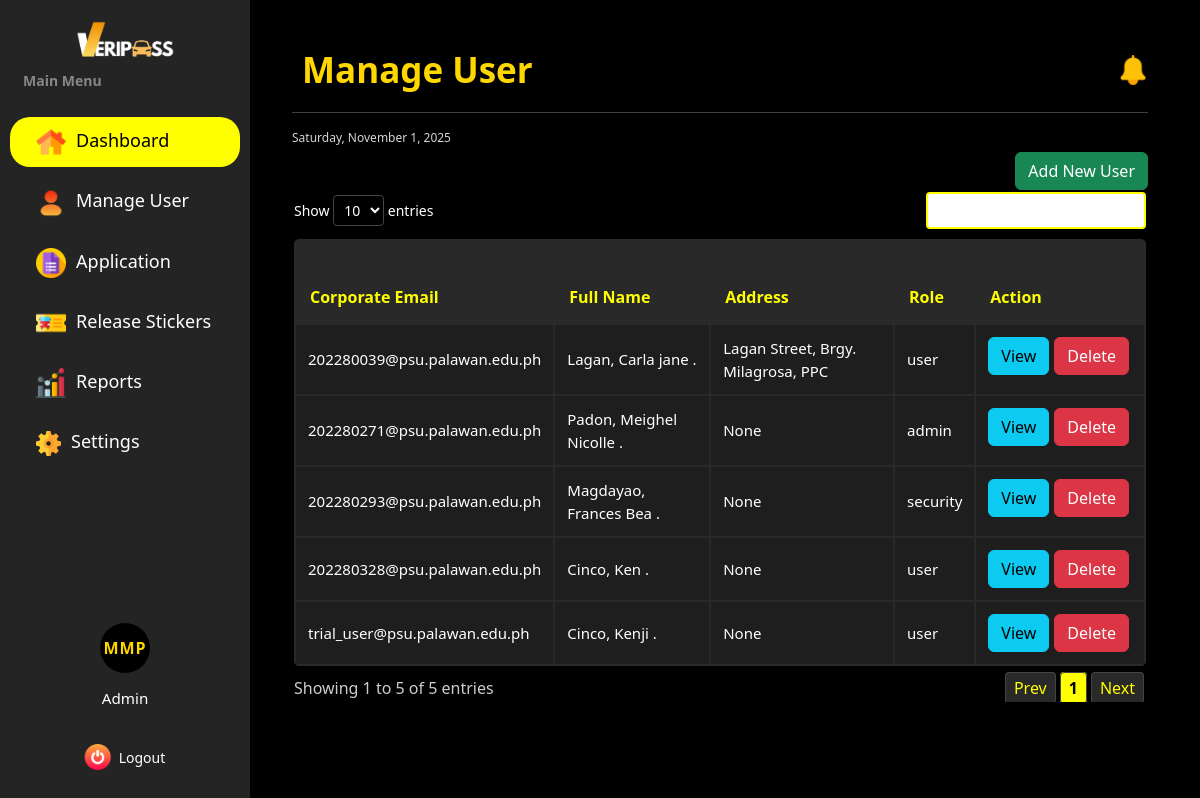
Page /dashboard/admin/manage_users/ (signed in) on the earlier database version.
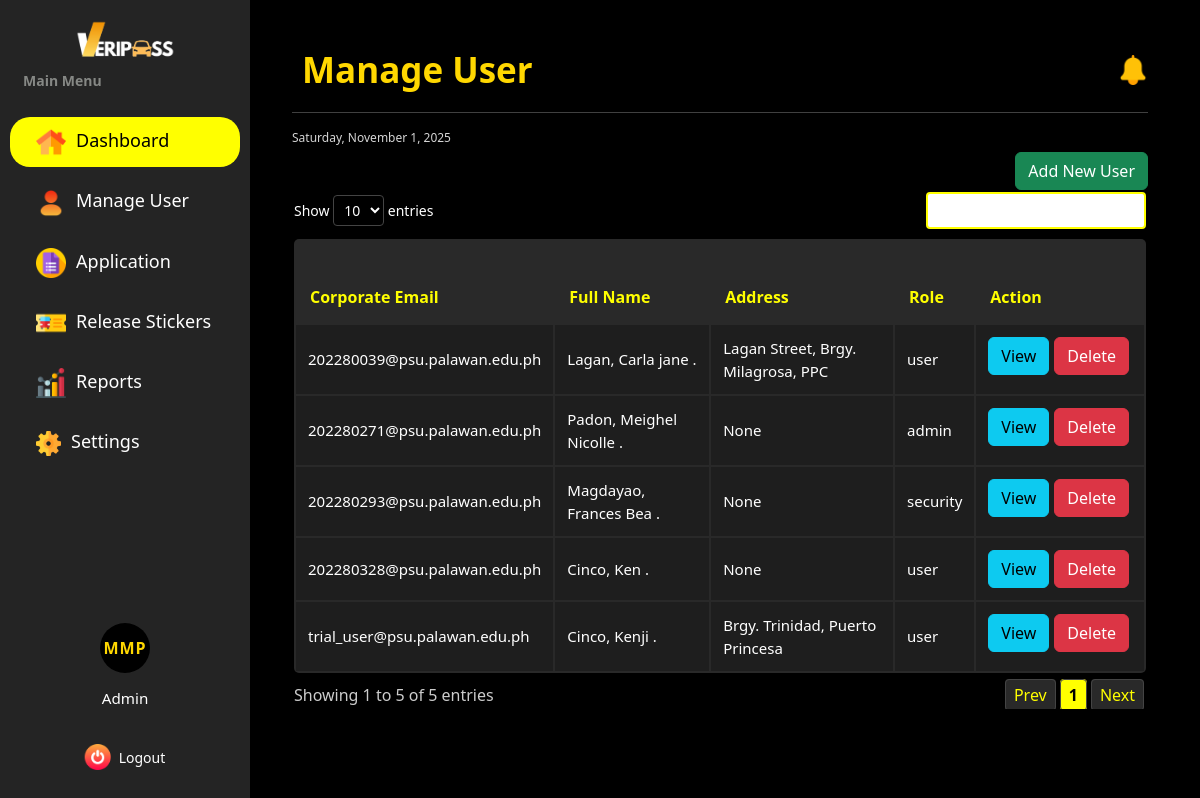
Same page on the later database version.
### vehicle_pass/models.py (models this page shows, shortened)
class BaseModel(models.Model):
    created_at = models.DateTimeField(auto_now_add=True, db_index=True)
    updated_at = models.DateTimeField(auto_now=True)
    class Meta:
        abstract = True

class UserProfile(BaseModel):
    ROLE_CHOICES = [('user', 'User'),
        ('security', 'Security'),
        ('admin', 'Admin')
        ]
    SCHOOL_ROLE_CHOICES = [('student', 'Student'),
                           ('faculty & staff', 'Faculty and Staff'),
                           ('university official', 'University Official')
    ]
    COLLEGE_CHOICES = [('CAD', 'College of Architecture and Design'),
                       ('CAH', 'College of Arts and Humanities'),
                       ('CBA', 'College of Business and Accountancy'),
                       ('CCJE', 'College of Criminal Justice and Education'),
                       ('CoE', 'College of Engineering'),
                       ('CHTM', 'College of Hospitality Management and Tourism'),
                       ('CNHS', 'College of Nursing and Health Sciences'),
                       ('CS', 'College of Sciences'),
                       ('CTE', 'College of Teacher Education'),
    ]
    YEAR_LEVEL_CHOICES = [('first year', 'First Year'),
                          ('second year', 'Second Year'),
                          ('third year', 'Third Year'),
                          ('fourth year', 'Fourth year'),
                          ('fifth year', 'Fifth Year')
    ]
    OFFICE_CHOICES = [
        ('university president', 'University President'),
        ('university president coa', 'University President COA'),
        ('office of the university secretary', 'Office of the University Secretary'),
        ('legal office', 'Legal Office (Data Privacy Office)'),
        ('planning and development office', 'Planning and Development Office'),
        ('office of the internal audit services', 'Office of the Internal Audit Services (QMS)'),
        ('public information office', 'Public Information Office'),
        ('alumni affairs office', 'Alumni Affairs Office'),
        ('academic council', 'Academic Council'),
        ('administrative council', 'Administrative Council'),
        ('research and extension council', 'Research and Extension Council'),
        ('management committee', 'Management Committee'),
        ('university ethics committee', 'University Ethics Committee'),
        ('gender and development office', 'Gender and Development Office'),
        ('international affairs and linkages office', 'International Affairs and Linkages Office'),
        ('office of the vice president for finance and administration', 'Office of the Vice President for Finance and Administration'),
        ('bids and awards committee', 'Bids and Awards Committee'),
        ('administrative management office', 'Administrative Management Office'),
        ('records archives management office', 'Records Archives Management Office'),
        ('human resource management office', 'Human Resource Management Office'),
        ('faculty and staff development unit', 'Faculty and Staff Development Unit'),
        ('health services office', 'Health Services Office'),
        ('management information system information office', 'Management Information System Information Office'),
        ('security office', 'Security Office'),
        ('supply and property management office', 'Supply and Property Management Office'),
        ('disaster risk reduction and management office', 'Disaster Risk Reduction and Management Office'),
        ('project management office', 'Project Management Office'),
        ('general services office', 'General Services Office'),
        ('utility and environmental management office', 'Utility and Environmental Management Office'),
        ('motorpool office', 'Motorpool Office'),
        ('finance management service offices (cfo)', 'Finance Management Service Offices (CFO)'),
        ('accounting office', 'Accounting Office'),
        ('processing unit', 'Processing Unit'),
        ('student accounts & assessment', 'Student Accounts & Assessment'),
        ('financial reporting', 'Financial Reporting'),
        ('budget office', 'Budget Office'),
        ('production services/income generating projects office', 'Production Services/Income Generating Projects Office'),
        ('production', 'Production'),
        ('sifma', 'SIFMA'),
        ('university bookstore', 'University Bookstore'),
        ('auxiliary services - canteen', 'Auxiliary Services - Canteen'),
        ('auxiliary services - hostel', 'Auxiliary Services - Hostel'),
        ('auxiliary services - dormitory', 'Auxiliary Services - Dormitory'),
        ('university printing press', 'University Printing Press'),
        ('procurement office', 'Procurement Office'),
        ('cashiers office', 'Cashier’s Office'),
        ('office of the vice president for research, development and extension', 'Office of the Vice President for Research, Development and Extension'),
        ('university research office', 'University Research Office'),
        ('university extension service office', 'University Extension Service Office'),
        ('intellectual property and technology transfer office', 'Intellectual Property and Technology Transfer Office'),
        ('palawan studies center', 'Palawan Studies Center'),
        ('center for strategy policy and governance', 'Center for Strategy Policy and Governance'),
        ('panrehiyong iv-b sentro ng wikang pilipino', 'Panrehiyong IV-B Sentro ng Wikang Pilipino'),
        ('marine science research center', 'Marine Science Research Center'),
        ('palawan international technology business incubator & startup hub office', 'Palawan International Technology Business Incubator & Startup Hub Office'),
        ('office of the vice president for academic affairs', 'Office of the Vice President for Academic Affairs'),
        ('office of the eteeap', 'Office of the ETEEAP'),
        ('office of the university registrar', 'Office of the University Registrar'),
        ('university quality assurance center', 'University Quality Assurance Center'),
        ('office of the university sports', 'Office of the University Sports'),
        ('office of the curriculum & instructional materials development', 'Office of the Curriculum & Instructional Materials Development'),
        ('office of the student affairs and services', 'Office of the Student Affairs and Services'),
        ('social and cultural affairs (psu band, psu dance troupe, psu singers)', 'Social and Cultural Affairs (PSU Band, PSU Dance Troupe, PSU Singers)'),
        ('office of the university library', 'Office of the University Library'),
        ('psu museum', 'PSU Museum'),
    ]
    WORKPLACE_CHOICES = OFFICE_CHOICES + COLLEGE_CHOICES
    corporate_email = models.EmailField(max_length=50, unique=True)
    password = models.CharField(max_length=128)
    contact = models.CharField(max_length=14)
    lastname = models.CharField(max_length=25)
    firstname = models.CharField(max_length=50)
    middlename = models.CharField(max_length=25, blank=True, null=True)
    suffix = models.CharField(max_length=5, blank=True, null=True)
    address = models.CharField(max_length=100, blank=True, null=True)
    dl_number = models.CharField(max_length=25)
    college = models.CharField(max_length=100, choices=COLLEGE_CHOICES ,blank=True, null=True)
    program = models.CharField(max_length=100, blank=True, null=True)
    year_level = models.CharField(max_length=40, choices=YEAR_LEVEL_CHOICES, blank=True, null=True)
    father_name = models.CharField(max_length=100, blank=True, null=True)
    father_contact = models.CharField(max_length=14, blank=True, null=True)
    father_address = models.CharField(max_length=150, blank=True, null=True)
    mother_name = models.CharField(max_length=100, blank=True, null=True)
    mother_contact =models.CharField(max_length=14, blank=True, null=True)
    mother_address = models.CharField(max_length=150, blank=True, null=True)
    guardian_name = models.CharField(max_length=100, blank=True, null=True)
    guardian_contact = models.CharField(max_length=14, blank=True, null=True)
    guardian_address = models.CharField(max_length=150, blank=True, null=True)
    position = models.CharField(max_length=50, blank=True, null=True)
    workplace = models.CharField(max_length=150, choices=WORKPLACE_CHOICES, blank=True, null=True)
    role = models.CharField(max_length=20, choices=ROLE_CHOICES, default='user', null=True)
    school_role = models.CharField(max_length=20, choices=SCHOOL_ROLE_CHOICES, null=True, blank=True)

### vehicle_pass/views.py (the view)
# urls.py: path("dashboard/admin/manage_users/", AdminViewUser.as_view(), name="admin_manage_user"),
class AdminViewUser(CustomLoginRequiredMixin, ListView):
    model = UserProfile
    context_object_name = "users"
    template_name = 'Admin/Admin_Manage_User.html'
    paginate_by = 20

### vehicle_pass/authentication.py (called while the page is built)
    def dispatch(self, request, *args, **kwargs):
        if not request.session.get("user_id"): #overrides the django dispatch
            return redirect("login")  #redirect to login if no active on session
        request.user_profile = get_object_or_404(UserProfile, id=request.session["user_id"])
        return super().dispatch(request, *args, **kwargs)

### vehicle_pass/context_processors.py (called while the page is built)
def admin_user_context(request):
    profile = None
    user_id = request.session.get('user_id')
    if user_id:
        profile = UserProfile.objects.filter(id=user_id).first()
    return {'profile': profile}

def default_user_context(request):
    profile = None
    user_id = request.session.get('user_id')
    if user_id:
        profile = UserProfile.objects.filter(id=user_id).first()
    return {'profile': profile}

def security_user_context(request):
    profile = None
    user_id = request.session.get('user_id')
    if user_id:
        profile = UserProfile.objects.filter(id=user_id).first()
    return {'profile': profile}

### templates/Admin/Admin_Manage_User.html (shortened to what this page needs)
{% extends "includes/admin_sidebar.html" %}
{% load static %}
{% block extra_css %}
<link rel="stylesheet" href="{% static 'css/admin-dashboard-style.css' %}">
<link rel="stylesheet" href="{% static 'css/sidebar.css' %}">
<link rel="stylesheet"href="https://cdn.datatables.net/responsive/2.4.1/css/responsive.dataTables.min.css">
{% endblock %}
{% block content %}
<div class="dashboard-wrapper d-flex">
    <div class="main-content flex-grow-1 ms-uto">
        <div class="container-fluid py-1">
            <div class="d-flex justify-content-between align-items-center">
                <h2 class="title mb-3 mb-md-0">Manage User</h2>
                <div class="d-flex align-items-center gap-3">
                    <a href="Announcements.html" class="text-decoration-none position-relative">
                        <img src="{% static 'images/notification.png' %}" alt="Notifications" width="30" height="30">
                    </a>
                </div>
            </div>
            <hr>
            <small><span id="date"></span></small>
            <div class="filter-container d-flex justify-content-end">
                <a href="{% url 'admin_create_user' %}" class="btn btn-success">Add New User</a>
            </div>
            <section class="table-container">
                <table id="myTable" class="users-table">
                    <thead>
                        <tr>
                            <th>Corporate Email</th>
                            <th>Full Name</th>
                            <th>Address</th>
                            <th>Role</th>
                            <th>Action</th>
                        </tr>
                    </thead>
                    <tbody>
                    {% for user in users %}
                        <tr>
                            <td>{{ user.corporate_email }}</td>
                            <td>{{ user.lastname }}, {{ user.firstname }} {{ user.middle_name|slice:":1" }}.</td>
                            <td>{{ user.address }}</td>
                            <td>{{ user.role }}</td>
                            <td>
                                <a href="{% url 'admin_view_specific_user' user.pk %}" class="btn btn-info">View</a>
                                <button class="btn btn-danger">Delete</button>
                            </td>
                        </tr>
                        {% empty %}
                        <tr>
                        <td colspan="5" style="text-align: center">
                            <p class="text-sm font-weight-bold mb-0">No Records Found</p>
                        </td>
                        </tr>
                        {% endfor %}
                    </tbody>
                </table>
            </section>
        </div>
    </div>
</div>
{% endblock %}

Differences in the rows shown:
changed UserProfile "trial_user@psu.palawan.edu.ph": address "None" → "Brgy. Trinidad, Puerto Princesa"
